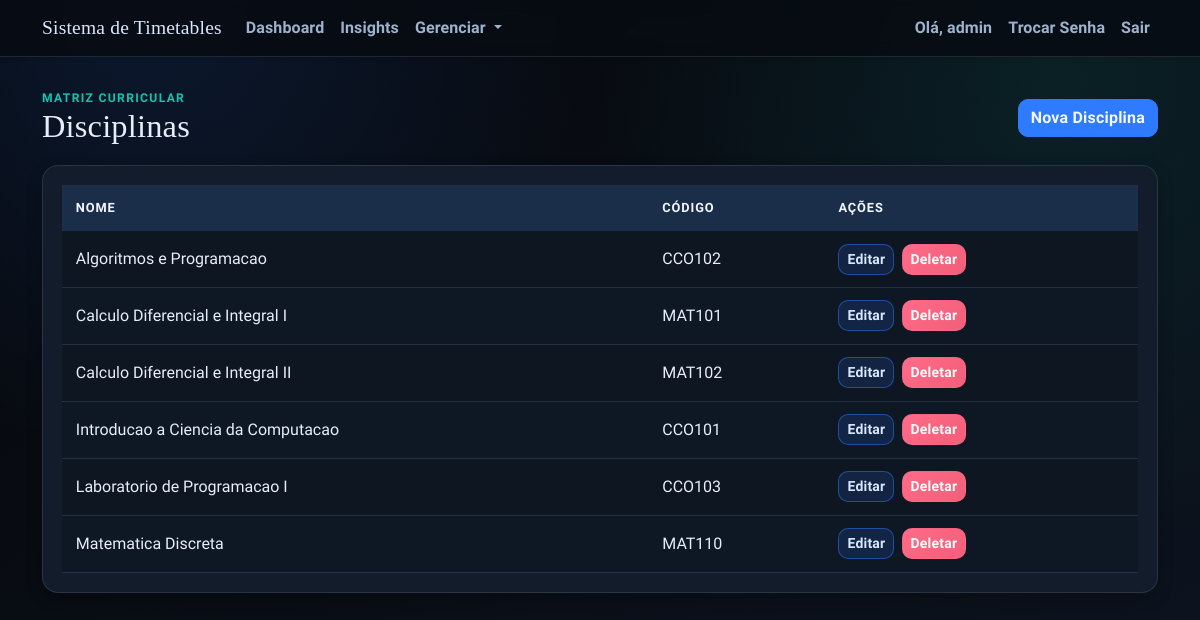
/disciplinas (signed in), run on an earlier commit of the app's database.
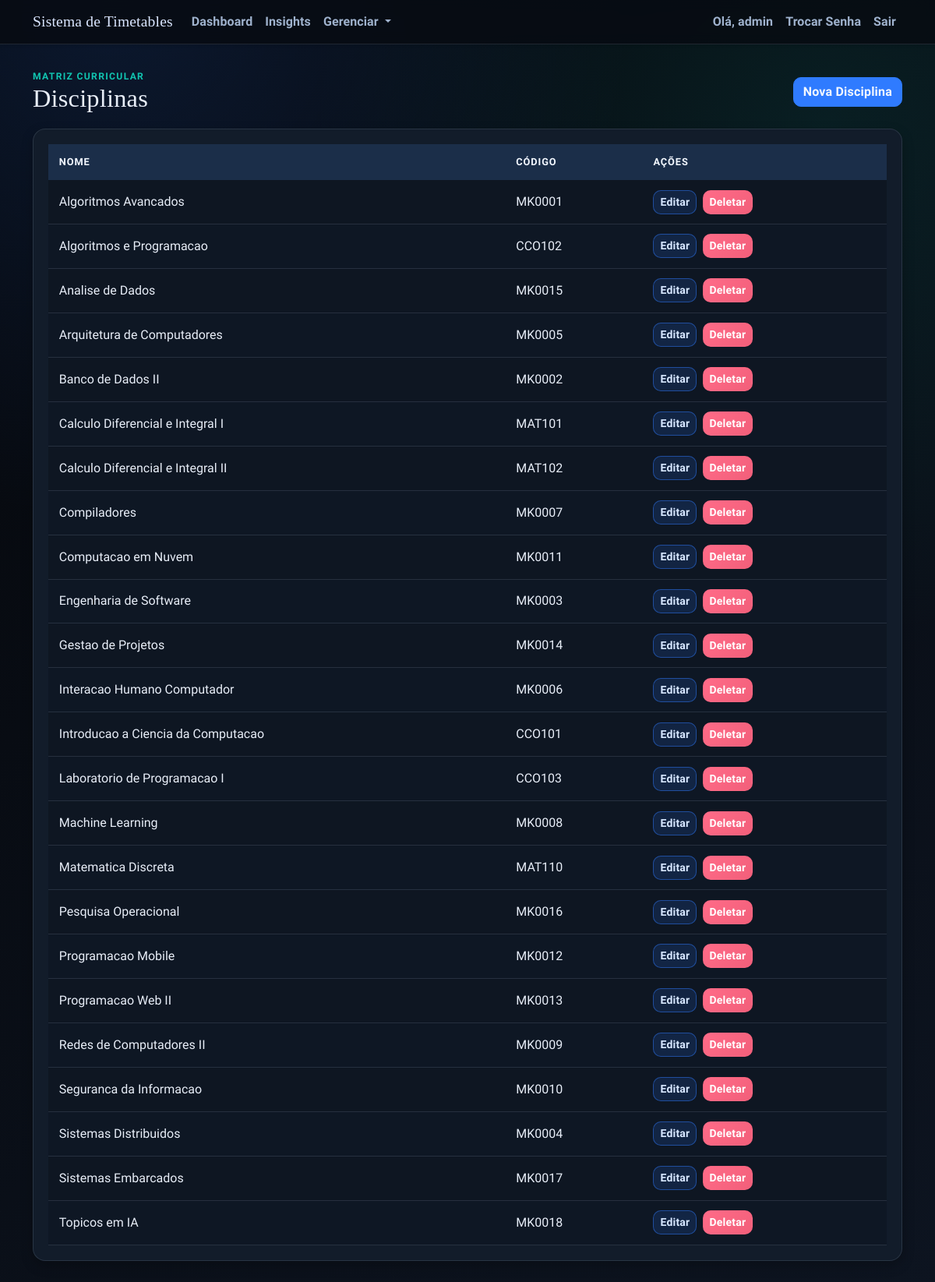
And on a later commit of the database.
### app/models.py (models this page shows)
class Disciplina(db.Model):
    id = db.Column(db.Integer, primary_key=True)
    nome = db.Column(db.String(100), nullable=False)
    codigo = db.Column(db.String(20), unique=True, nullable=False)

### app/routes/admin.py (the view)
@bp.route("/disciplinas")
@login_required
@admin_required
def disciplinas():
    disciplinas = Disciplina.query.order_by(Disciplina.nome.asc()).all()
    delete_form = DeleteForm()
    return render_template("disciplinas.html", disciplinas=disciplinas, delete_form=delete_form)

### app/models.py (called while the page is built)
@login_manager.user_loader
def load_user(user_id):
    return db.session.get(User, int(user_id))

    def is_admin(self):
        return self.role == 'admin'

### app/routes/helpers.py (called while the page is built)
def admin_required_redirect():
    if getattr(current_user, "is_authenticated", False) and current_user.is_admin():
        return None
    flash("Acesso restrito ao administrador.", "danger")
    return redirect(url_for("main.index"))

def admin_required(view_func):
    @wraps(view_func)
    def wrapper(*args, **kwargs):
        guard = admin_required_redirect()
        if guard:
            return guard
        return view_func(*args, **kwargs)
    return wrapper

### templates/disciplinas.html (shortened to what this page needs)
{% extends "base.html" %}
{% block content %}
<section class="stagger-in">
  <div class="page-head">
    <div>
      <p class="eyebrow">Matriz Curricular</p>
      <h1>Disciplinas</h1>
    </div>
    <a href="{{ url_for('main.new_disciplina') }}" class="btn btn-primary">Nova Disciplina</a>
  </div>
  <div class="surface table-shell">
    <div class="table-responsive">
      <table class="table">
        <thead>
          <tr>
            <th>Nome</th>
            <th>Código</th>
            <th>Ações</th>
          </tr>
        </thead>
        <tbody>
          {% for disciplina in disciplinas %}
          <tr>
            <td>{{ disciplina.nome }}</td>
            <td>{{ disciplina.codigo }}</td>
            <td class="actions-cell">
              <a href="{{ url_for('main.edit_disciplina', id=disciplina.id) }}" class="btn btn-sm btn-edit">Editar</a>
              <form
                method="POST"
                action="{{ url_for('main.delete_disciplina', id=disciplina.id) }}"
                class="d-inline"
                onsubmit="return confirm('Tem certeza que deseja deletar esta disciplina?');"
              >
                <button type="submit" class="btn btn-sm btn-danger">Deletar</button>
              </form>
            </td>
          </tr>
          {% endfor %}
        </tbody>
      </table>
    </div>
  </div>
</section>
{% endblock %}

What changed in the data, as far as the page shows it:
added Disciplina: nome "Algoritmos Avancados", codigo "MK0001"
added Disciplina: nome "Analise de Dados", codigo "MK0015"
added Disciplina: nome "Arquitetura de Computadores", codigo "MK0005"
added Disciplina: nome "Banco de Dados II", codigo "MK0002"
added Disciplina: nome "Compiladores", codigo "MK0007"
added Disciplina: nome "Computacao em Nuvem", codigo "MK0011"
added Disciplina: nome "Engenharia de Software", codigo "MK0003"
added Disciplina: nome "Gestao de Projetos", codigo "MK0014"
added Disciplina: nome "Interacao Humano Computador", codigo "MK0006"
added Disciplina: nome "Machine Learning", codigo "MK0008"
added Disciplina: nome "Pesquisa Operacional", codigo "MK0016"
added Disciplina: nome "Programacao Mobile", codigo "MK0012"
added Disciplina: nome "Programacao Web II", codigo "MK0013"
added Disciplina: nome "Redes de Computadores II", codigo "MK0009"
added Disciplina: nome "Seguranca da Informacao", codigo "MK0010"
added Disciplina: nome "Sistemas Distribuidos", codigo "MK0004"
added Disciplina: nome "Sistemas Embarcados", codigo "MK0017"
added Disciplina: nome "Topicos em IA", codigo "MK0018"
